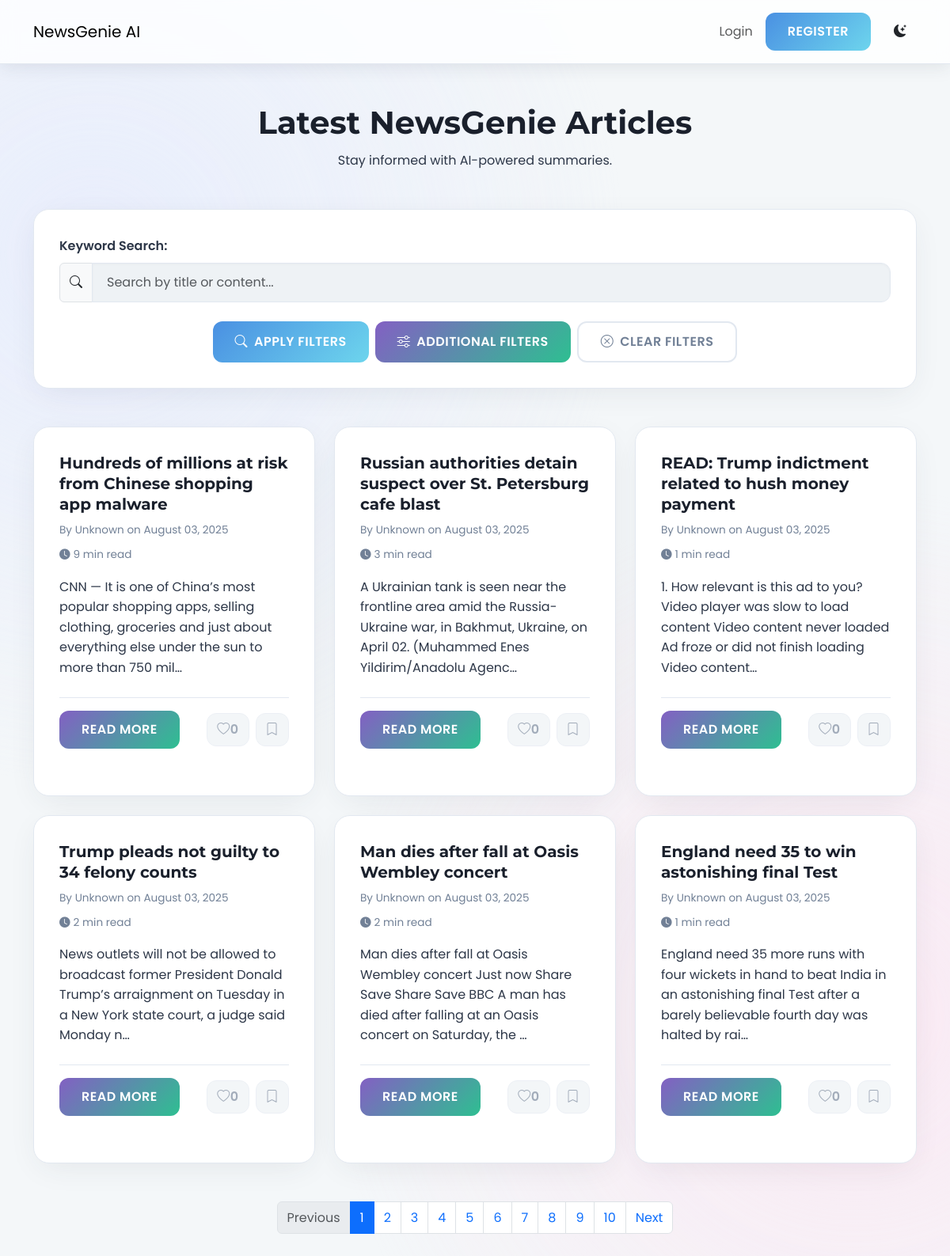
The page /articles/ on the database as committed earlier.
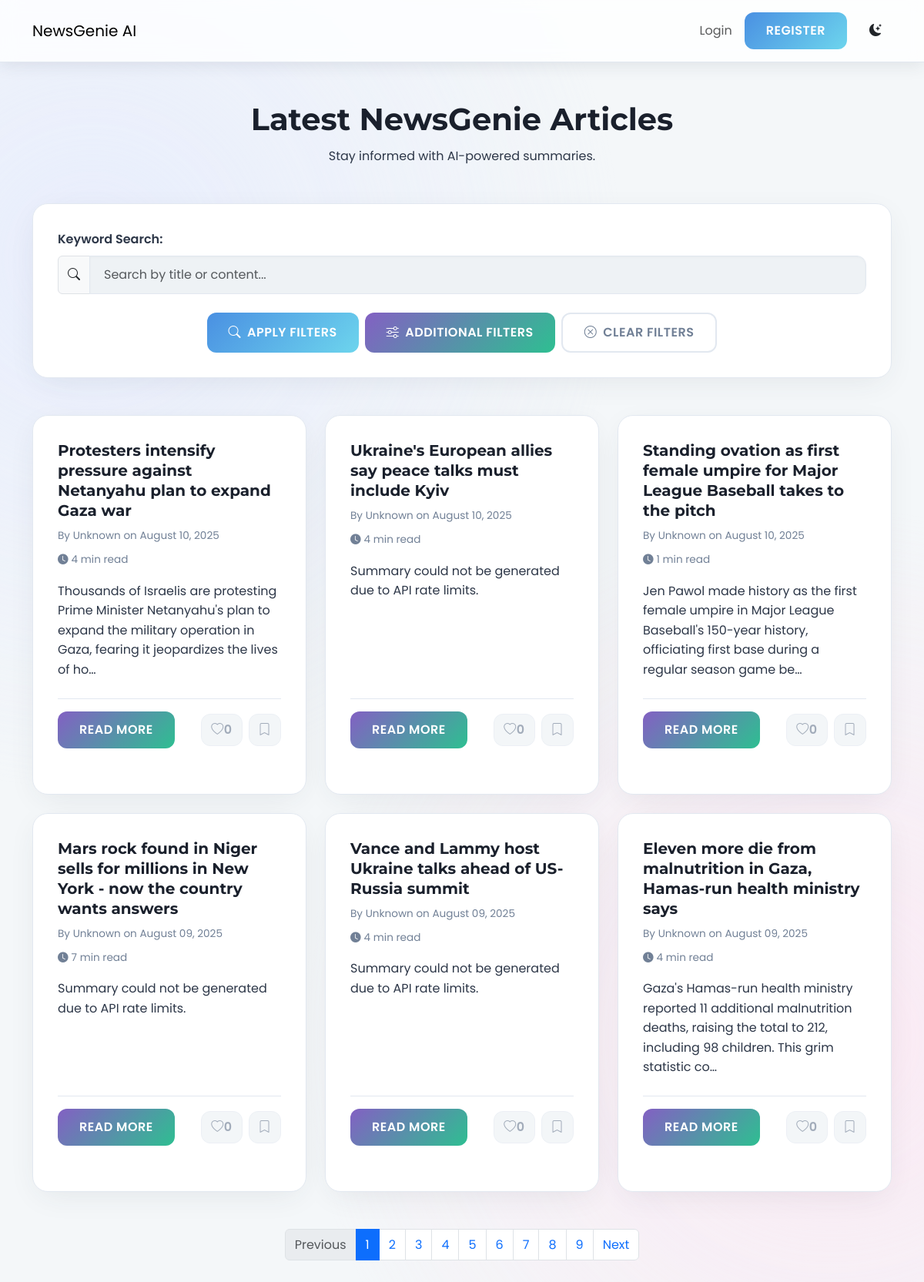
The same page on the database as committed later.
### news/models.py (models this page shows, shortened)
class Article(models.Model):
    title = models.CharField(max_length=255)
    author = models.CharField(max_length=100, default="Unknown")
    content = models.TextField()
    url = models.URLField(unique=True)
    source = models.CharField(max_length=100)
    published_at = models.DateTimeField()
    summary = models.TextField(blank=True, null=True)
    category = models.ManyToManyField(Category, related_name='articles')
    approved = models.BooleanField(default=False)
    audio_file = models.FileField(upload_to='news_audio/', blank=True, null=True)
    reading_time = models.PositiveIntegerField(default=0, help_text="Estimated reading time in minutes")
    is_spotlighted = models.BooleanField(default=False, help_text="Check this to feature this article on the articles page.")
    @property
    def total_likes(self):
        return self.likes.count()
    def approved_status(self):
        return self.approved
    approved_status.boolean = True
    approved_status.short_description = "Approved"

### news/views.py (the view)
# urls.py: path('articles/', views.article_list, name="article_list"), # MODIFIED: Articles page moved to /articles/
@cache_page(60 * 15)
def article_list(request):
    category_filter = request.GET.get("category", "All")
    query = request.GET.get("q", "")
    start_date_str = request.GET.get("start_date")
    end_date_str = request.GET.get("end_date")
    min_likes_str = request.GET.get("min_likes")
    min_comments_str = request.GET.get("min_comments")
    sort_by = request.GET.get("sort_by", "-published_at")
    articles = Article.objects.all()
    if category_filter and category_filter != "All":
        articles = articles.filter(category__name__iexact=category_filter)
    if query:
        articles = articles.filter(Q(title__icontains=query) | Q(content__icontains=query))
    if start_date_str:
        try:
            start_date = datetime.strptime(start_date_str, '%Y-%m-%d').date()
            articles = articles.filter(published_at__date__gte=start_date)
        except ValueError:
            pass
    if end_date_str:
        try:
            end_date = datetime.strptime(end_date_str, '%Y-%m-%d').date()
            articles = articles.filter(published_at__date__lte=end_date)
        except ValueError:
            pass
    if min_likes_str or min_comments_str or sort_by in ["most_popular_likes", "most_popular_comments"]:
        articles = articles.annotate(
            like_count=Count('likes', distinct=True),
            comment_count=Count('comments', distinct=True)
        )
    if min_likes_str:
        try:
            min_likes = int(min_likes_str)
            articles = articles.filter(like_count__gte=min_likes)
        except (ValueError, TypeError):
            pass
    if min_comments_str:
        try:
            min_comments = int(min_comments_str)
            articles = articles.filter(comment_count__gte=min_comments)
        except (ValueError, TypeError):
            pass
    if sort_by == "most_popular_likes":
        articles = articles.order_by('-like_count', '-published_at')
    elif sort_by == "most_popular_comments":
        articles = articles.order_by('-comment_count', '-published_at')
    else:
        articles = articles.order_by(sort_by)
    paginator = Paginator(articles, 6)
    page_number = request.GET.get("page")
    page_obj = paginator.get_page(page_number)
    if request.user.is_authenticated:
        page_article_ids = [article.id for article in page_obj]
        liked_articles_ids = set(ArticleLike.objects.filter(user=request.user, article__id__in=page_article_ids).values_list('article__id', flat=True))
        bookmarked_articles_ids = set(Bookmark.objects.filter(user=request.user, article__id__in=page_article_ids).values_list('article__id', flat=True))
        for article in page_obj:
            article.is_liked_by_user = article.id in liked_articles_ids
            article.is_bookmarked_by_user = article.id in bookmarked_articles_ids
    else:
        for article in page_obj:
            article.is_liked_by_user = False
            article.is_bookmarked_by_user = False
    categories = Category.objects.all()
    context = {
        "articles": page_obj,
        "categories": categories,
        "current_category": category_filter,
        "search_query": query,
        "start_date": start_date_str,
        "end_date": end_date_str,
        "min_likes": min_likes_str,
        "min_comments": min_comments_str,
        "sort_by": sort_by,
        "is_paginated": page_obj.has_other_pages(),
        "page_obj": page_obj,
    }
    return render(request, "news/article_list.html", context)

### news/templatetags/custom_filters.py (called while the page is built)
@register.simple_tag(takes_context=True)
def url_replace(context, **kwargs):
    d = context['request'].GET.copy()
    for k, v in kwargs.items():
        d[k] = v
    for k in [key for key, value in d.items() if not value]:
        del d[k]
    return d.urlencode() # Use urlencode directly from QueryDict

### news/templates/news/article_list.html (shortened to what this page needs)
{% extends 'news/base.html' %}
{% load static %}
{% load custom_filters %}
{% block content %}
<div class="page-header-section text-center mb-5">
    <h1 class="page-title-heading">Latest NewsGenie Articles</h1>
    <p class="page-subtitle-text">Stay informed with AI-powered summaries.</p>
</div>
<div class="advanced-filter-sort-container app-card mb-5">
    <form method="GET" action="{% url 'news:article_list' %}" class="filter-sort-form">
        <div class="row g-3">
            <div class="col-12">
                <label for="searchInput" class="form-label-custom">Keyword Search:</label>
                <div class="input-group">
                    <span class="input-group-text"><i class="bi bi-search"></i></span>
                    <input type="text" name="q" id="searchInput" class="form-control app-input-field" placeholder="Search by title or content..." value="{{ search_query }}">
                </div>
            </div>
        </div>
        <div class="text-center mt-4 d-flex flex-wrap justify-content-center gap-2">
            <button type="submit" class="btn app-btn primary-btn"><i class="bi bi-search me-2"></i> Apply Filters</button>
            <button class="btn app-btn secondary-btn" type="button" data-bs-toggle="collapse" data-bs-target="#additionalFilters" aria-expanded="false" aria-controls="additionalFilters">
                <i class="bi bi-sliders me-2"></i> Additional Filters
            </button>
            <a href="{% url 'news:article_list' %}" class="btn app-btn outline-btn"><i class="bi bi-x-circle me-2"></i> Clear Filters</a>
        </div>
    </form>
</div>
<div class="row row-cols-1 row-cols-md-2 row-cols-lg-3 g-4 article-grid">
    {% for article in articles %}
    <div class="col">
        <div class="app-card article-card h-100">
            <div class="card-body d-flex flex-column">
                <h5 class="card-title-article">{{ article.title }}</h5>
                <div class="card-meta-info">
                    <span>By {{ article.author }} on {{ article.published_at|date:"F d, Y" }}</span>
                    <span class="reading-time"><i class="bi bi-clock-fill"></i> {{ article.reading_time }} min read</span>
                </div>
                <p class="card-text-summary">{{ article.summary|default:article.content|truncatechars:150 }}</p>
                <div class="article-actions">
                    <a href="{% url 'news:detail' article.pk %}" class="btn app-btn read-more-btn">Read More</a>
                    <div class="d-flex gap-2 button-group-actions">
                        <button class="btn app-btn icon-btn like-btn {% if article.is_liked_by_user %}liked{% endif %}" data-article-id="{{ article.pk }}" {% if not user.is_authenticated %}disabled title="Login to like" {% endif %}>
                            <i class="bi {% if article.is_liked_by_user %}bi-heart-fill{% else %}bi-heart{% endif %}"></i>
                            <span class="like-count">{{ article.total_likes }}</span>
                        </button>
                        <button class="btn app-btn icon-btn bookmark-btn {% if article.is_bookmarked_by_user %}bookmarked{% endif %}" data-article-id="{{ article.pk }}" {% if not user.is_authenticated %}disabled title="Login to bookmark" {% endif %}>
                            <i class="bi {% if article.is_bookmarked_by_user %}bi-bookmark-fill{% else %}bi-bookmark{% endif %}"></i>
                        </button>
                    </div>
                </div>
            </div>
            <div class="card-footer article-card-footer">
                {% for category in article.category.all %}
                    <span class="badge category-pill-small me-1">{{ category.name }}</span>
                {% endfor %}
            </div>
        </div>
    </div>
    {% empty %}
    <div class="col-12 text-center py-5">
        <p class="lead">No articles found matching your criteria.</p>
    </div>
    {% endfor %}
</div>
{% if articles.has_other_pages %}
<nav aria-label="Page navigation" class="mt-5">
    <ul class="pagination justify-content-center app-pagination">
        {% if articles.has_previous %}
            <li class="page-item">
                <a class="page-link" href="?{% url_replace page=articles.previous_page_number %}">Previous</a>
            </li>
        {% else %}
            <li class="page-item disabled"><span class="page-link">Previous</span></li>
        {% endif %}
        {% for i in articles.paginator.page_range %}
            {% if articles.number == i %}
                <li class="page-item active"><span class="page-link">{{ i }}</span></li>
            {% else %}
                <li class="page-item">
                    <a class="page-link" href="?{% url_replace page=i %}">{{ i }}</a>
                </li>
            {% endif %}
        {% endfor %}
        {% if articles.has_next %}
            <li class="page-item">
                <a class="page-link" href="?{% url_replace page=articles.next_page_number %}">Next</a>
            </li>
        {% else %}
            <li class="page-item disabled"><span class="page-link">Next</span></li>
        {% endif %}
    </ul>
</nav>
{% endif %}
{% endblock %}

### templates/news/base.html (shortened to what this page needs)
{% load static %}
<!DOCTYPE html>
<html lang="en">
<head>
    <link href="https://cdn.jsdelivr.net/npm/bootstrap@5.3.0/dist/css/bootstrap.min.css" rel="stylesheet">
    <link rel="stylesheet" href="https://cdn.jsdelivr.net/npm/bootstrap-icons@1.10.5/font/bootstrap-icons.css">
    <link rel="stylesheet" href="{% static 'css/newsgenie.css' %}">
</head>
<body class="{{ request.COOKIES.theme|default:'light' }}-mode">
    <header class="app-navbar navbar navbar-expand-lg sticky-top">
    <div class="container">
        <a class="navbar-brand navbar-brand-custom" href="{% url 'news:homepage' %}">NewsGenie AI</a>
        <div class="collapse navbar-collapse" id="navbarNav">
            <ul class="navbar-nav ms-auto align-items-center">
                {% if user.is_authenticated %}
                    <li class="nav-item">
                        <a class="nav-link nav-link-custom" href="{% url 'news:article_list' %}">Articles</a>
                    </li>
                    <li class="nav-item dropdown">
                        <a class="nav-link nav-link-custom dropdown-toggle" href="#" id="navbarDropdown" role="button" data-bs-toggle="dropdown" aria-expanded="false">
                            <i class="bi bi-person-circle me-1"></i>
                            {{ user.username }}
                            <span class="streak-indicator ms-2">
                                <i class="bi bi-fire"></i> {{ user.profile.streak_count }}
                            </span>
                        </a>
                        <ul class="dropdown-menu dropdown-menu-end app-dropdown-menu" aria-labelledby="navbarDropdown">
                            <li><a class="dropdown-item dropdown-item-custom" href="{% url 'users:profile' user.username %}"><i class="bi bi-person-fill"></i> My Profile</a></li>
                            <li><a class="dropdown-item dropdown-item-custom" href="{% url 'news:preferences' %}"><i class="bi bi-sliders"></i> Preferences</a></li>
                            <li><a class="dropdown-item dropdown-item-custom" href="{% url 'news:recommendations' %}"><i class="bi bi-magic"></i> Recommendations</a></li>
                            <li><a class="dropdown-item dropdown-item-custom" href="{% url 'news:history' %}"><i class="bi bi-clock-history"></i> Reading History</a></li>
                            <li><a class="dropdown-item dropdown-item-custom" href="{% url 'news:bookmarks' %}"><i class="bi bi-bookmark-heart-fill"></i> My Bookmarks</a></li>
                            <li><hr class="dropdown-divider"></li>
                            <li><a class="dropdown-item dropdown-item-custom" href="{% url 'users:logout' %}"><i class="bi bi-box-arrow-right"></i> Logout</a></li>
                        </ul>
                    </li>
                {% else %}
                    <li class="nav-item">
                        <a class="nav-link nav-link-custom" href="{% url 'users:login' %}">Login</a>
                    </li>
                    <li class="nav-item">
                        <a class="btn app-btn primary-btn ms-2" href="{% url 'users:register' %}">Register</a>
                    </li>
                {% endif %}
                <li class="nav-item ms-3">
                    <button id="theme-toggle" class="btn theme-toggle-btn">
                        <i class="bi bi-moon-stars-fill"></i>
                    </button>
                </li>
            </ul>
        </div>
    </div>
</header>
    <main class="container my-5 app-content-wrapper">
        {% block content %}{% endblock %}
    </main>
</body>
</html>

Rows that differ between the two databases and show on the page:
removed Article: title "Hundreds of millions at risk from Chinese shopping app malware", author "Unknown", published_at "August 03, 2025", reading_time "9", summary "CNN — It is one of China’s most popular shopping apps, selling clothing, groceries and just about everything else under the sun to more than 750 mil…", total_likes "0"
removed Article: title "Russian authorities detain suspect over St. Petersburg cafe blast", author "Unknown", published_at "August 03, 2025", reading_time "3", summary "A Ukrainian tank is seen near the frontline area amid the Russia-Ukraine war, in Bakhmut, Ukraine, on April 02. (Muhammed Enes Yildirim/Anadolu Agenc…", total_likes "0"
removed Article: title "READ: Trump indictment related to hush money payment", author "Unknown", published_at "August 03, 2025", reading_time "1", summary "1. How relevant is this ad to you? Video player was slow to load content Video content never loaded Ad froze or did not finish loading Video content…", total_likes "0"
removed Article: title "Trump pleads not guilty to 34 felony counts", author "Unknown", published_at "August 03, 2025", reading_time "2", summary "News outlets will not be allowed to broadcast former President Donald Trump’s arraignment on Tuesday in a New York state court, a judge said Monday n…", total_likes "0"
removed Article: title "Man dies after fall at Oasis Wembley concert", author "Unknown", published_at "August 03, 2025", reading_time "2", summary "Man dies after fall at Oasis Wembley concert Just now Share Save Share Save BBC A man has died after falling at an Oasis concert on Saturday, the …", total_likes "0"
removed Article: title "England need 35 to win astonishing final Test", author "Unknown", published_at "August 03, 2025", reading_time "1", summary "England need 35 more runs with four wickets in hand to beat India in an astonishing final Test after a barely believable fourth day was halted by rai…", total_likes "0"
added Article: title "Protesters intensify pressure against Netanyahu plan to expand Gaza war", author "Unknown", published_at "August 10, 2025", reading_time "4", summary "Thousands of Israelis are protesting Prime Minister Netanyahu's plan to expand the military operation in Gaza, fearing it jeopardizes the lives of ho…", total_likes "0"
added Article: title "Ukraine's European allies say peace talks must include Kyiv", author "Unknown", published_at "August 10, 2025", reading_time "4", summary "Summary could not be generated due to API rate limits.", total_likes "0"
added Article: title "Standing ovation as first female umpire for Major League Baseball takes to the pitch", author "Unknown", published_at "August 10, 2025", reading_time "1", summary "Jen Pawol made history as the first female umpire in Major League Baseball's 150-year history, officiating first base during a regular season game be…", total_likes "0"
added Article: title "Mars rock found in Niger sells for millions in New York - now the country wants answers", author "Unknown", published_at "August 09, 2025", reading_time "7", summary "Summary could not be generated due to API rate limits.", total_likes "0"
added Article: title "Vance and Lammy host Ukraine talks ahead of US-Russia summit", author "Unknown", published_at "August 09, 2025", reading_time "4", summary "Summary could not be generated due to API rate limits.", total_likes "0"
added Article: title "Eleven more die from malnutrition in Gaza, Hamas-run health ministry says", author "Unknown", published_at "August 09, 2025", reading_time "4", summary "Gaza's Hamas-run health ministry reported 11 additional malnutrition deaths, raising the total to 212, including 98 children. This grim statistic co…", total_likes "0"
Other text that changed with them:
list line gone: "10"
